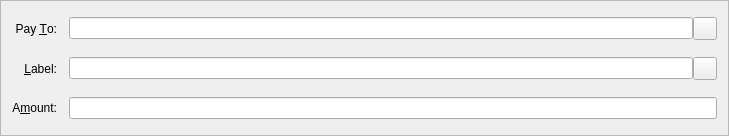
<?xml version="1.0" encoding="UTF-8"?>
<ui version="4.0">
 <class>SendCoinsEntry</class>
 <widget class="QFrame" name="SendCoinsEntry">
  <property name="geometry">
   <rect>
    <x>0</x>
    <y>0</y>
    <width>729</width>
    <height>136</height>
   </rect>
  </property>
  <property name="windowTitle">
   <string>Form</string>
  </property>
  <property name="frameShape">
   <enum>QFrame::StyledPanel</enum>
  </property>
  <property name="frameShadow">
   <enum>QFrame::Sunken</enum>
  </property>
  <layout class="QGridLayout" name="gridLayout">
   <property name="spacing">
    <number>12</number>
   </property>
   <item row="5" column="0">
    <widget class="QLabel" name="label">
     <property name="text">
      <string>A&amp;mount:</string>
     </property>
     <property name="alignment">
      <set>Qt::AlignRight|Qt::AlignTrailing|Qt::AlignVCenter</set>
     </property>
     <property name="buddy">
      <cstring>payAmount</cstring>
     </property>
    </widget>
   </item>

   <item row="3" column="0">
    <widget class="QLabel" name="label_2">
     <property name="text">
      <string>Pay &amp;To:</string>
     </property>
     <property name="alignment">
      <set>Qt::AlignRight|Qt::AlignTrailing|Qt::AlignVCenter</set>
     </property>
     <property name="buddy">
      <cstring>payTo</cstring>
     </property>
    </widget>
   </item>
   <item row="5" column="1">
    <widget class="AbcmintAmountField" name="payAmount"/>
   </item>
   <item row="4" column="0">
    <widget class="QLabel" name="label_4">
     <property name="text">
      <string>&amp;Label:</string>
     </property>
     <property name="alignment">
      <set>Qt::AlignRight|Qt::AlignTrailing|Qt::AlignVCenter</set>
     </property>
     <property name="buddy">
      <cstring>addAsLabel</cstring>
     </property>
    </widget>
   </item>
   <item row="3" column="1">
    <layout class="QHBoxLayout" name="payToLayout">
     <property name="spacing">
      <number>0</number>
     </property>
     <item>
      <widget class="QValidatedLineEdit" name="payTo">
       <property name="maxLength">
        <number>50</number>
       </property>
      </widget>
     </item>
     <item>
      <widget class="QToolButton" name="addressBookButton">
       <property name="toolTip">
        <string>Choose address from address book</string>
       </property>
       <property name="text">
        <string/>
       </property>
       <property name="icon">
        <iconset resource="../abcmint.qrc">
         <normaloff>:/icons/address-book</normaloff>:/icons/address-book</iconset>
       </property>
       <property name="shortcut">
        <string>Alt+A</string>
       </property>
      </widget>
     </item>
    </layout>
   </item>
   <item row="4" column="1">
   <layout class="QHBoxLayout">
     <property name="spacing">
      <number>0</number>
     </property>
   <item>
    <widget class="QValidatedLineEdit" name="addAsLabel">
    </widget>
    </item>
    <item>
      <widget class="QToolButton" name="deleteButton">
       <property name="toolTip">
        <string>Remove this recipient</string>
       </property>
       <property name="text">
        <string/>
       </property>
       <property name="icon">
        <iconset resource="../abcmint.qrc">
         <normaloff>:/icons/remove</normaloff>:/icons/remove</iconset>
       </property>
      </widget>
     </item>
     </layout>
   </item>
  </layout>
 </widget>
 <customwidgets>
  <customwidget>
   <class>AbcmintAmountField</class>
   <extends>QLineEdit</extends>
   <header>abcmintamountfield.h</header>
   <container>1</container>
  </customwidget>
  <customwidget>
   <class>QValidatedLineEdit</class>
   <extends>QLineEdit</extends>
   <header>qvalidatedlineedit.h</header>
  </customwidget>
 </customwidgets>
 <resources>
  <include location="../abcmint.qrc"/>
 </resources>
 <connections/>
</ui>
